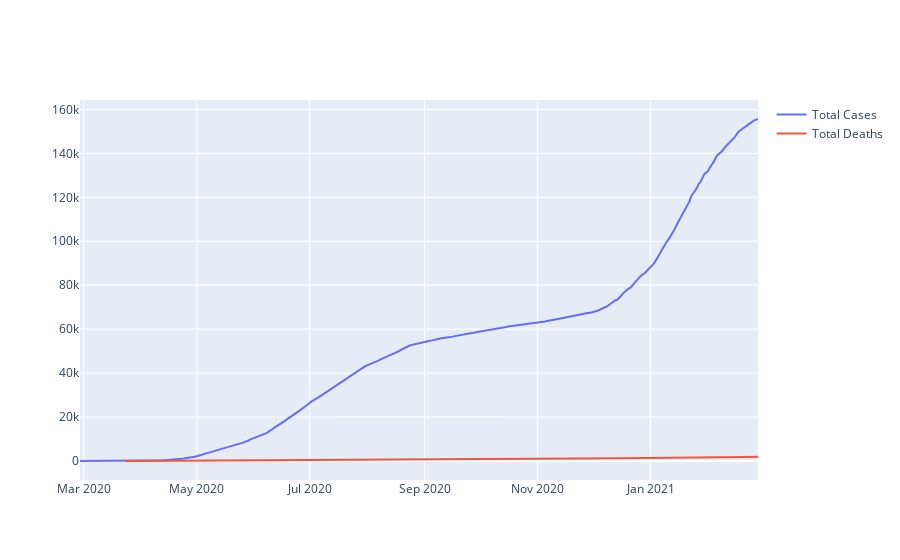

Notebook source saved alongside this figure:
### Markdown cell above
### Log Scale Y axes

### Code cell
fig =  go.Figure()
fig.add_trace(go.Scatter(x=test_df['date'], y=test_df['total_cases'], mode='lines', 
                         name='Total Cases'))

fig.add_trace(go.Scatter(x=test_df['date'], y=test_df['total_deaths'], mode='lines', 
                         name='Total Deaths'))
# fig.update_yaxes(type="log")

### Figure 1 — Plotly figure (JSON) as saved in the notebook; plotly's stock layout.template omitted (floating-point values rounded to 4 significant figures; data arrays with more than 128 entries replaced by an {"elided": "..."} marker saying what was removed)
{"data": [{"mode": "lines", "name": "Total Cases", "type": "scatter", "x": {"elided": "367 str values"}, "y": {"elided": "367 int values"}}, {"mode": "lines", "name": "Total Deaths", "type": "scatter", "x": {"elided": "367 str values"}, "y": {"elided": "367 int values"}}], "layout": {}}
